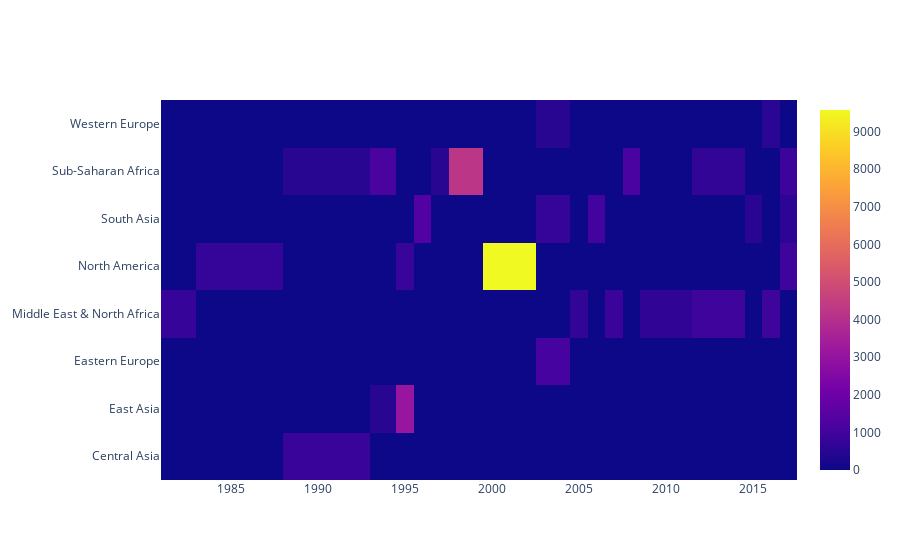

Notebook cell for this chart:
### Code cell
# plotting the same graph for region versus casualities
heatmap = go.Heatmap(z=heat1.values, x=heat1.columns, y=heat1.index)
data = [heatmap]
fig = go.Figure(data=data)
py.iplot(fig, filename='heatmap',show_link=False)

### Figure 1 — Plotly figure (JSON) as saved in the notebook; plotly's stock layout.template omitted (floating-point values rounded to 4 significant figures; data arrays with more than 128 entries replaced by an {"elided": "..."} marker saying what was removed)
{"data": [{"type": "heatmap", "x": [1982, 1984, 1992, 1994, 1995, 1996, 1997, 1998, 2001, 2004, 2005, 2006, 2007, 2008, 2009, 2014, 2015, 2016, 2017], "y": ["Central Asia", "East Asia", "Eastern Europe", "Middle East & North Africa", "North America", "South Asia", "Sub-Saharan Africa", "Western Europe"], "z": {"elided": "8x19 float values"}}], "layout": {}}
